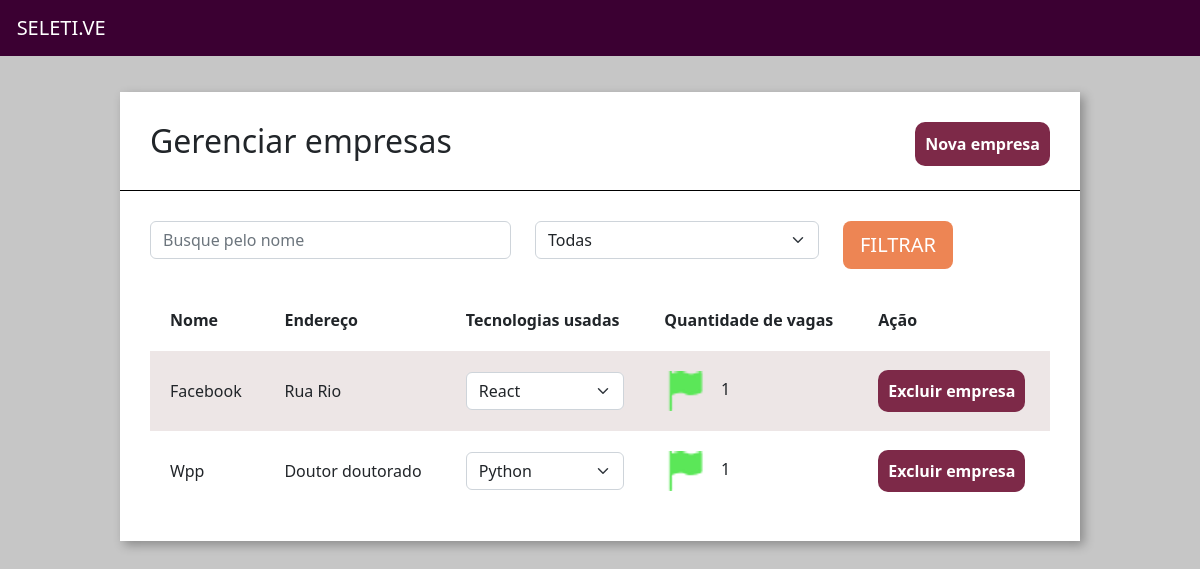
The page /home/empresas/ on the database as committed earlier.
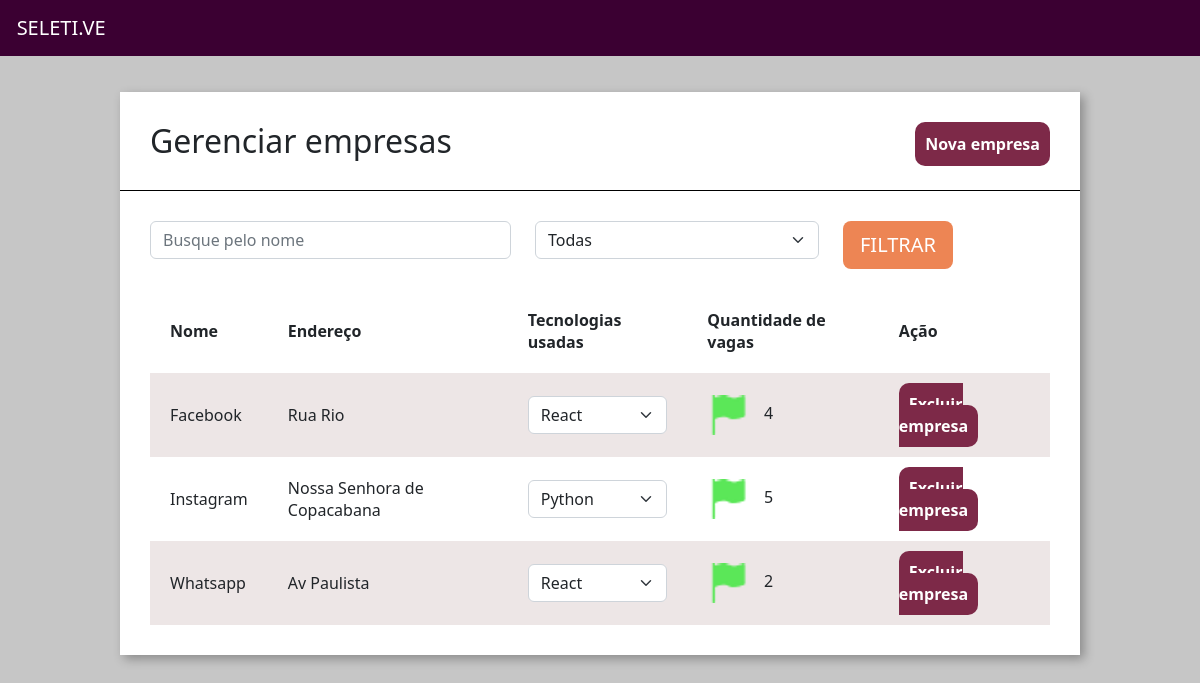
The same page on the database as committed later.
### empresa/models.py (models this page shows, shortened)
class Empresa(models.Model):
    choices_nicho_mercado = (
        ('M','Marketing'),
        ('N','Nutrição'),
        ('D','Design'),
        ('T','Tecnologia')
    )
    logo = models.ImageField(upload_to="logo_empresa", null=True)
    nome = models.CharField(max_length=30)
    email = models.EmailField()
    cidade = models.CharField(max_length=30)
    tecnologias = models.ManyToManyField(Tecnologias)
    endereco = models.CharField(max_length=30)
    caracteristica_empresa = models.TextField()
    nicho_mercado = models.CharField(max_length=3,choices=choices_nicho_mercado)
    def qtd_vagas(self):
            return Vagas.objects.filter(empresa__id=self.id).count()

### empresa/views.py (the view)
# urls.py: path('empresas/', views.empresas, name="empresas"),
def empresas(request):
    technologias_filtrar = request.GET.get('tecnologias')
    nome_filtrar = request.GET.get('nome')
    empresas = Empresa.objects.all()
    if technologias_filtrar:
        empresas = empresas.filter(tecnologias = technologias_filtrar)
    if nome_filtrar:
        empresas = empresas.filter(nome__icontains = nome_filtrar)
    tecnologias = Tecnologias.objects.all()
    return render(request, 'empresas.html', {'empresas': empresas, 'tecnologias': tecnologias})

### empresa/models.py (called while the page is built)
    def __str__(self):
        return self.tecnologia

### empresa/templatetags/filtro.py (called while the page is built)
@register.filter(name='is_par')
def is_par(valor):
    return True if valor % 2 == 0 else False

### empresa/templates/empresas.html (shortened to what this page needs)
{% extends 'base.html' %}
{% load static %}
{% load filtro %}
{% block 'head' %}
    <link href="{% static 'empresa/css/empresas.css' %}" rel="stylesheet">
{% endblock%}
{% block 'body' %}
    <div class="wrapper">
        <div class="box">
            <div class="header-box">
                <h2 class="titulo">Gerenciar empresas</h2>
                <a href="{% url 'nova_empresa' %}" class="btn-nova-empresa">Nova empresa</a>
            </div>
            <div class="borda-box"></div>
            <div class="body-box">
                <form action="{% url 'empresas' %}" method="GET">{% csrf_token %}
                <div class="row">
                        <div class="col-md-5">
                            <input type="text" placeholder="Busque pelo nome" class="form-control" name="nome">
                        </div>
                        <div class="col-md-4">
                            <select class="form-select" aria-label="Default select example" name="tecnologias">
                                <option value="">{{tech}}Todas</option>
                            </select>
                        </div>
                    <div class="col-md-3">
                        <input type="submit" value="FILTRAR" class="btn btn-lg btn-orange">
                    </div>
                </div>
                </form>
                <table class="tabela" cellpadding="20">
                    <tr>
                        <th>Nome</th>
                        <th>Endereço</th>
                        <th>Tecnologias usadas</th>
                        <th>Quantidade de vagas</th>
                        <th>Ação</th>
                    </tr>
                {% for empresa in empresas%}
                        <tr {% if not forloop.counter|is_par %} class="tabela-linha" {% endif %}>
                            <td>
                            <a class="navbar-brand"  href="{% url 'empresa_unica' empresa.id %}">
                            {{empresa.nome}}
                            </a>
                            </td>
                            <td>{{empresa.endereco}}</td>
                            <td>
                                <select class="form-select">
                                {% for tech in empresa.tecnologias.all %}
                                    <option>{{tech}}</option>
                                {% endfor %}
                                </select>
                            </td>
                            <td>
                            {% if empresa.qtd_vagas > 0 %}
                                <img src="{% static 'empresa/img/flag_green.png' %}">
                            {% else %}
                                <img src="{% static 'empresa/img/flag_red.png' %}">
                            {% endif %}
                            &nbsp&nbsp&nbsp{{empresa.qtd_vagas}}
                            </td>
                            <td>
                                <a class="btn-excluir" href="{% url 'excluir_empresa' empresa.id %}">Excluir empresa</a>
                            </td>
                        </tr>
                {% endfor %}
                </table>
            </div>
        </div>
    </div>
{% endblock%}

Rows that differ between the two databases and show on the page:
removed Empresa: nome "Wpp", endereco "Doutor doutorado", qtd_vagas "1"
computed for Empresa "Facebook": qtd_vagas "1" → "4"
added Empresa: nome "Instagram", endereco "Nossa Senhora de Copacabana", qtd_vagas "5"
added Empresa: nome "Whatsapp", endereco "Av Paulista", qtd_vagas "2"
